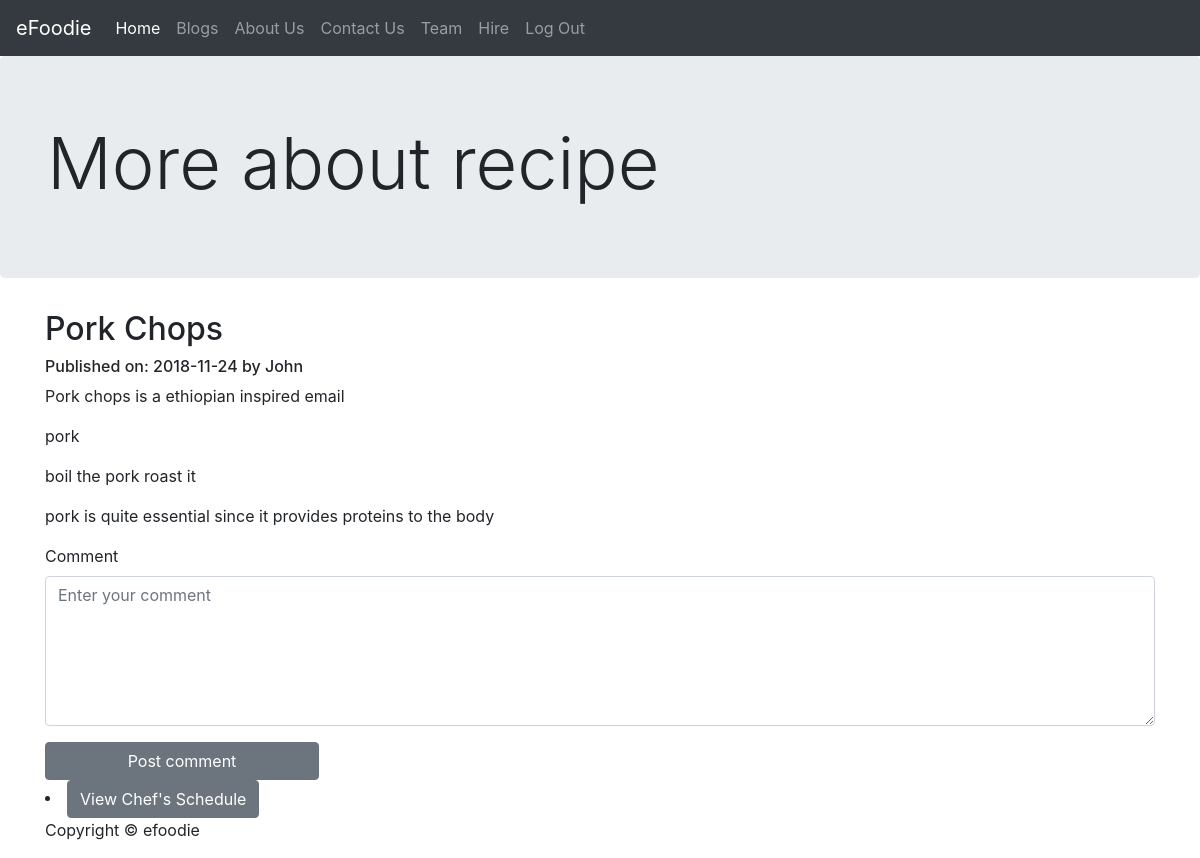
Before: /readmore.php?recipeid=1 with the older database file.
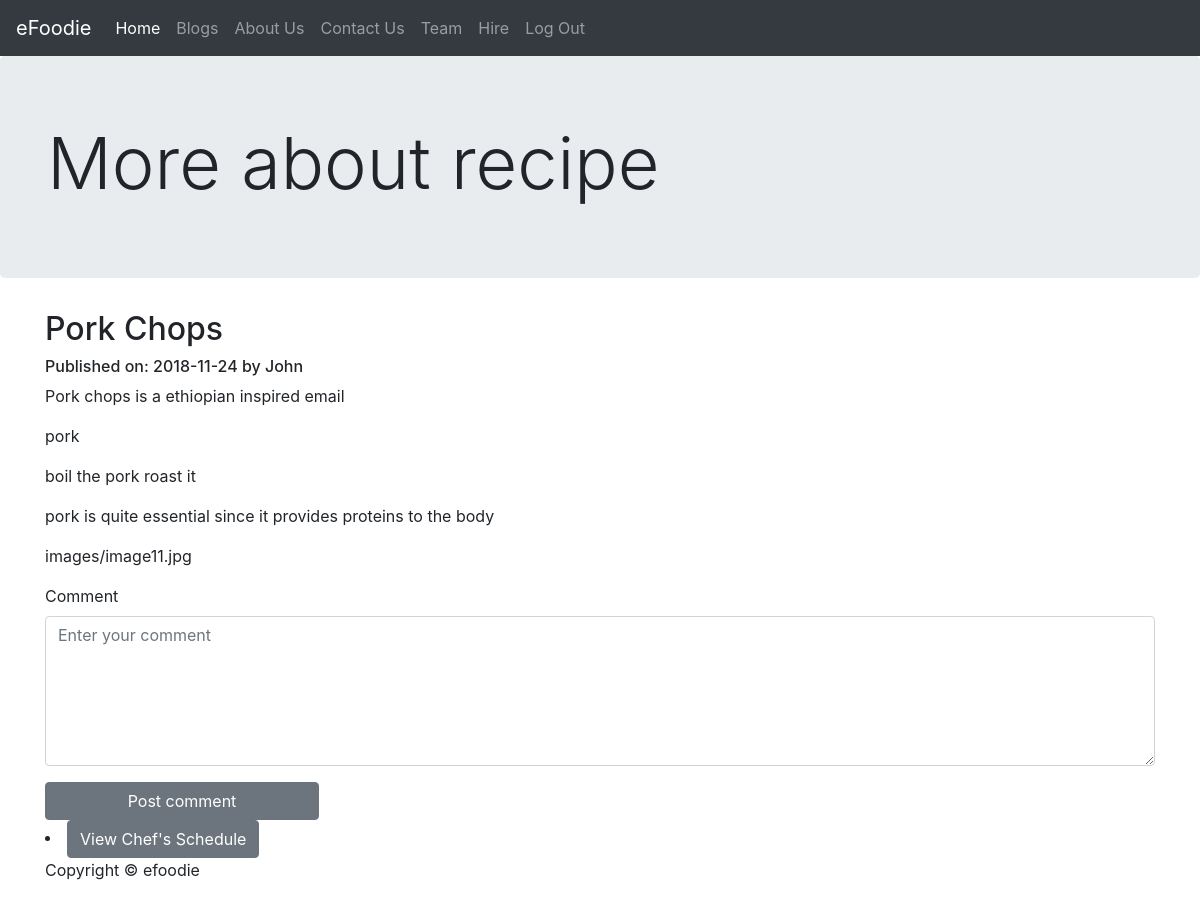
After: the same page with the newer database file.
### tables this page shows
CREATE TABLE `recipes` (
  `recipeid` bigint(12) NOT NULL,
  `recipe_chefid` int(12) NOT NULL,
  `recipe_title` text NOT NULL,
  `recipe_full_text` text NOT NULL,
  `recipe_photo` varchar(200) NOT NULL,
  `recipe_publication_date` date NOT NULL,
  `recipe_created_date` date NOT NULL,
  `recipe_last_update` date NOT NULL,
  `recipe_display` tinyint(1) NOT NULL,
  `recipe_order` bigint(12) NOT NULL,
  `ingredients` text NOT NULL,
  `recipe_procedure` text NOT NULL,
  `ingredientsvalue` text NOT NULL,
  `Chef_Name` varchar(10) NOT NULL
);

### readmore.php (the view, shortened to what this page needs)
<?php
    require_once "phpscripts/connection.php";
include "templates/header.php";
include "templates/testnav.php";
?>
    <main role="main">
      <div class="jumbotron">
        <div class="container">
          <h1 class="display-3">More about recipe</h1>
        </div>
      </div>
      <div class="container">
        <div class="row">
          <div class="col-md-12">
<?php
$messageId = $_GET["recipeid"];
$select_mgs = "SELECT * FROM recipes WHERE  recipeid= '$messageId' LIMIT 1";
    $msg_res = $db->query($select_mgs);
    if ($msg_res->num_rows > 0){
        $msg_row = $msg_res->fetch_assoc();
        ?>
            <h2><?php print $msg_row["recipe_title"]; ?></h2>
           <h6>Published on: <?php print date( $msg_row["recipe_publication_date"]); ?> by <?php print $msg_row["Chef_Name"]; ?></h6>
            <p><?php print $msg_row["recipe_full_text"]; ?></p>
            <p><?php print $msg_row["ingredients"]; ?></p>
            <p><?php print $msg_row["recipe_procedure"]; ?></p>
            <p><?php print $msg_row["ingredientsvalue"]; ?></p>
            <p><?php print $msg_row["recipe_photo"]; ?></p>
        <?php
    }else{
        echo 'No data';
    }
?>
			<div class="form-group">
		<label for="comment">Comment</label>
		<textarea placeholder="Enter your comment" class="form-control form-control-md" name="comment" id="comment" required style="height:150px"></textarea>
	</div>
			<form method="POST" action="commentsprocess.php">
			 <input class="btn btn-secondary" type="post_comment" name="post_comment" value="Post comment" >
			</form>
			<form>
			  <li><a class="btn btn-secondary" href="schedule.php">View Chef's Schedule</a></li>
			</form>
			</div>
        </div>
      </div>
    </main>
    <footer class="container">
      <p>Copyright &copy; efoodie</p>
    </footer>
  </body>
</html>

Changed rows visible on the page:
changed recipes "Pork Chops": recipe_photo (not shown) → "images/image11.jpg"
